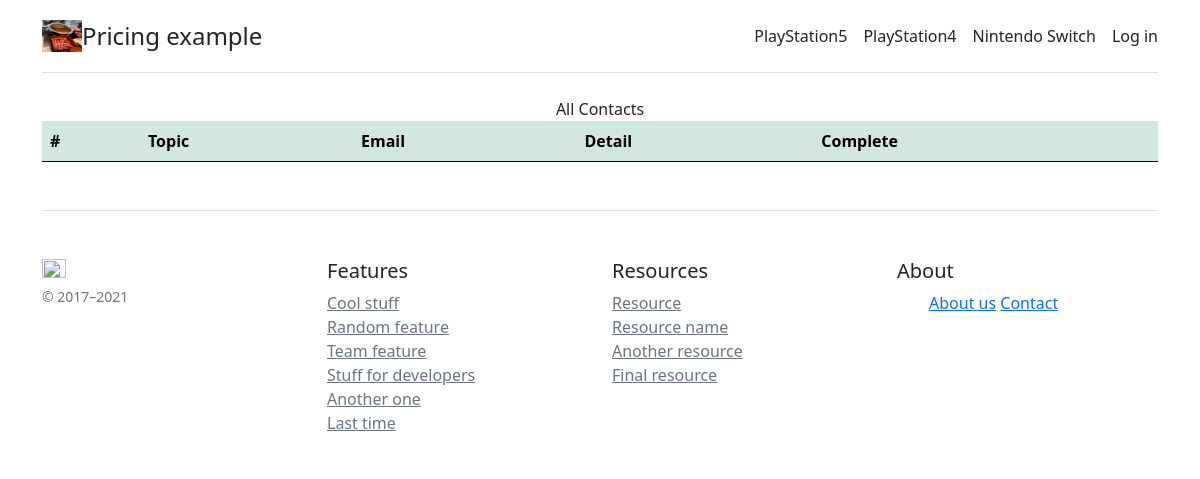
The page /showcontact/ on the database as committed earlier.
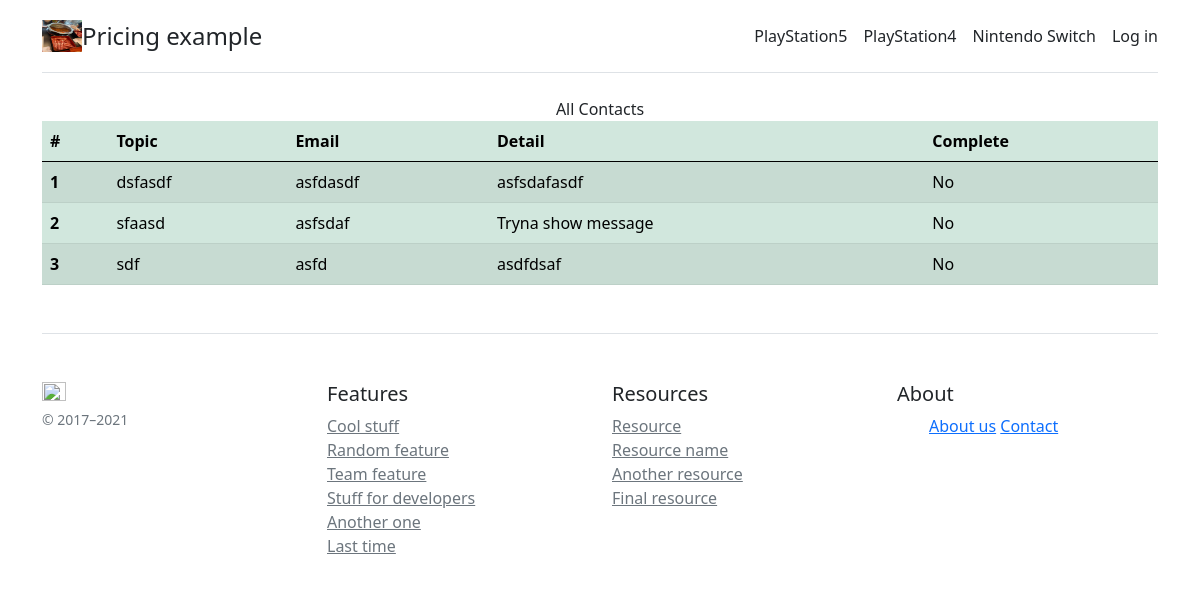
The same page on the database as committed later.
### myapp/models.py (models this page shows, shortened)
class contactList(models.Model):
    topic = models.CharField(max_length=200)
    email = models.CharField(max_length=100)
    detail = models.TextField(null=True, blank=True)
    complete = models.BooleanField(default=False)

### myapp/views.py (the view)
# urls.py: path('showcontact/', showContact, name="showcontact-page")
def showContact(request):
    allcontact = contactList.objects.all()
    context = {'contact': allcontact}
    return render(request, 'myapp/showcontact.html', context)

### myapp/template/myapp/showcontact.html
{% extends 'myapp/base.html' %}
{% load static %}
{% block myheader %}
<center> All Contacts </center>
{% endblock myheader %}
{% block content %}
<table class="table table-success table-striped">
  <thead>
    <tr>
      <th scope="col">#</th>
      <th scope="col">Topic</th>
      <th scope="col">Email</th>
      <th scope="col">Detail</th>
      <th scope="col">Complete</th>
    </tr>
  </thead>
  <tbody>
    {% for data in contact %}
    <tr>
      <th scope="row">{{ forloop.counter }}</th>
      <td>{{ data.topic }}</td>
      <td>{{ data.email }}</td>
      <td>{{ data.detail }}</td>
      {% if data.complete == True %}
        <td>Yes</td>
      {% else %}
        <td>No</td>
      {% endif %}
    </tr>
    {% endfor %}
  </tbody>
</table>
{% endblock content %}

Rows that differ between the two databases and show on the page:
added contactList: topic "dsfasdf", email "asfdasdf", detail "asfsdafasdf", complete "No"
added contactList: topic "sfaasd", email "asfsdaf", detail "Tryna show message", complete "No"
added contactList: topic "sdf", email "asfd", detail "asdfdsaf", complete "No"
